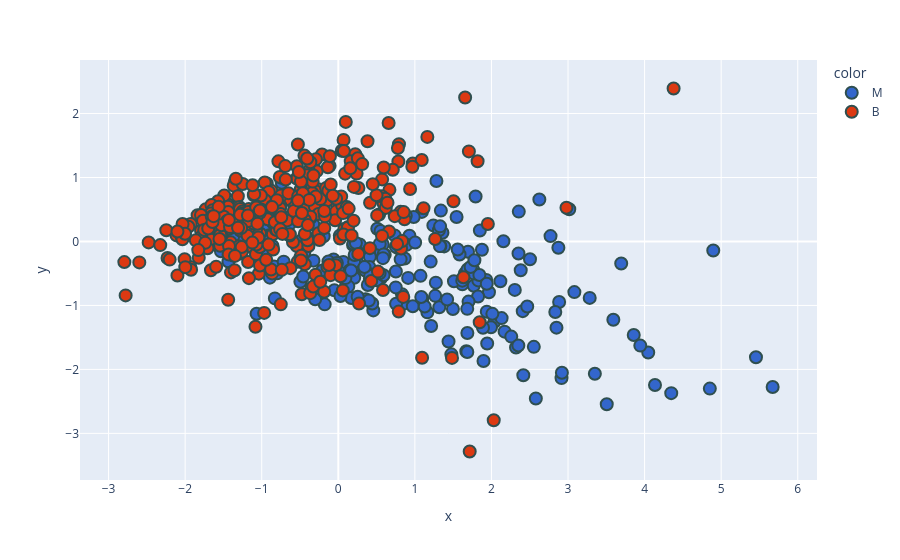

Notebook code for this chart:
### Markdown cell above
# Show 2d data represent

### Code cell
fig=px.scatter(x=new_df['PC1'],y=new_df['PC2'],color=new_df['diagnosis'],color_discrete_sequence=px.colors.qualitative.G10)
fig.update_traces(marker=dict(size=12,line=dict(width=2,color='DarkSlateGrey')),selector=dict(mode='markers'))
fig.show()

### Figure 1 — Plotly figure (JSON) as saved in the notebook; plotly's stock layout.template omitted (floating-point values rounded to 4 significant figures; data arrays with more than 128 entries replaced by an {"elided": "..."} marker saying what was removed)
{"data": [{"hovertemplate": "color=M<br>x=%{x}<br>y=%{y}<extra></extra>", "legendgroup": "M", "marker": {"color": "#3366CC", "line": {"color": "DarkSlateGrey", "width": 2}, "size": 12, "symbol": "circle"}, "mode": "markers", "name": "M", "orientation": "v", "showlegend": true, "type": "scatter", "x": {"elided": "212 float values"}, "xaxis": "x", "y": {"elided": "212 float values"}, "yaxis": "y"}, {"hovertemplate": "color=B<br>x=%{x}<br>y=%{y}<extra></extra>", "legendgroup": "B", "marker": {"color": "#DC3912", "line": {"color": "DarkSlateGrey", "width": 2}, "size": 12, "symbol": "circle"}, "mode": "markers", "name": "B", "orientation": "v", "showlegend": true, "type": "scatter", "x": {"elided": "357 float values"}, "xaxis": "x", "y": {"elided": "357 float values"}, "yaxis": "y"}], "layout": {"legend": {"title": {"text": "color"}, "tracegroupgap": 0}, "margin": {"t": 60}, "xaxis": {"anchor": "y", "domain": [0, 1], "title": {"text": "x"}}, "yaxis": {"anchor": "x", "domain": [0, 1], "title": {"text": "y"}}}}
